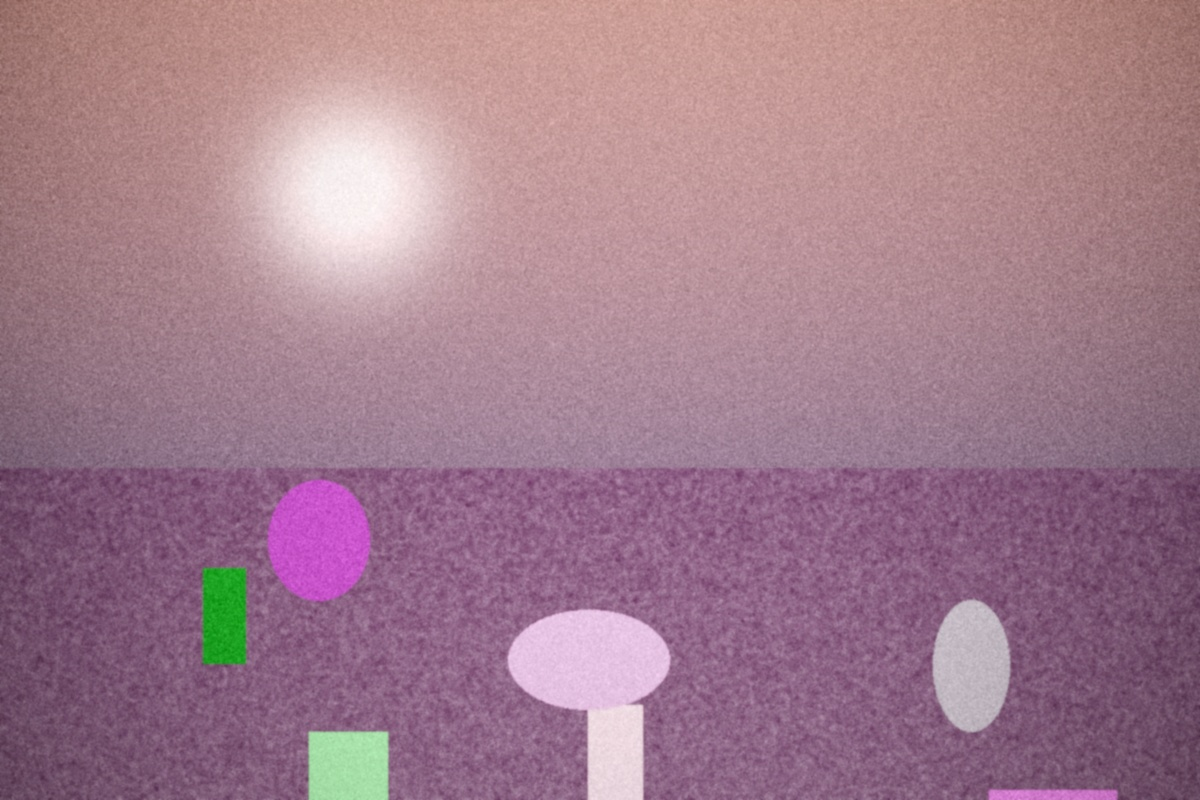
#> input picture tests/assets/sample_synthetic.jpg, 1200 x 800 px
$ python -i pixels.py   (imports and definitions only)
#> lines starting #> are read from the running program, lines starting #| are printed output that depends on the picture
#> further down, picture is the input picture: PIL image 1200x800 RGB; mean R, G, B 161.8, 124.6, 141
"""Torch-free DINOv2 preprocessing (identical in training and deployment)."""
from __future__ import annotations

import numpy as np
from PIL import Image

MEAN = np.array([0.485, 0.456, 0.406], dtype=np.float32)
STD = np.array([0.229, 0.224, 0.225], dtype=np.float32)


def dinov2_pixels(img: Image.Image, size: int = 224, hflip: bool = False) -> np.ndarray:
    """Resize shortest edge to size*8/7 (bicubic) -> center crop -> ImageNet normalise. (3, size, size)."""
#> called with size = 224, hflip = False
    resize_short = round(size * 256 / 224)
    img = img.convert("RGB")
    w, h = img.size
#> w = 1200; h = 800
    s = resize_short / min(w, h)
#> s = 0.32
    img = img.resize((max(size, round(w * s)), max(size, round(h * s))), Image.BICUBIC)
    w, h = img.size
#> w = 384; h = 256
    left, top = (w - size) // 2, (h - size) // 2
#> left = 80; top = 16
    img = img.crop((left, top, left + size, top + size))
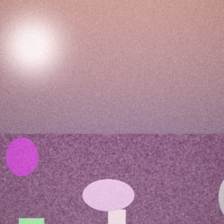
#> img: PIL image 224x224 RGB; mean R, G, B 173.7, 134.6, 154.3
    if hflip:
        img = img.transpose(Image.FLIP_LEFT_RIGHT)
    a = (np.asarray(img, dtype=np.float32) / 255.0 - MEAN) / STD
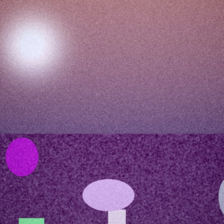
#> a: shape (224, 224, 3) float32; mean R, G, B 0.857, 0.32, 0.886; drawn with min black and max white
    return a.transpose(2, 0, 1).copy()

>>> from PIL import Image
>>> picture = Image.open('../../tests/assets/sample_synthetic.jpg')
>>> result = dinov2_pixels(picture)
